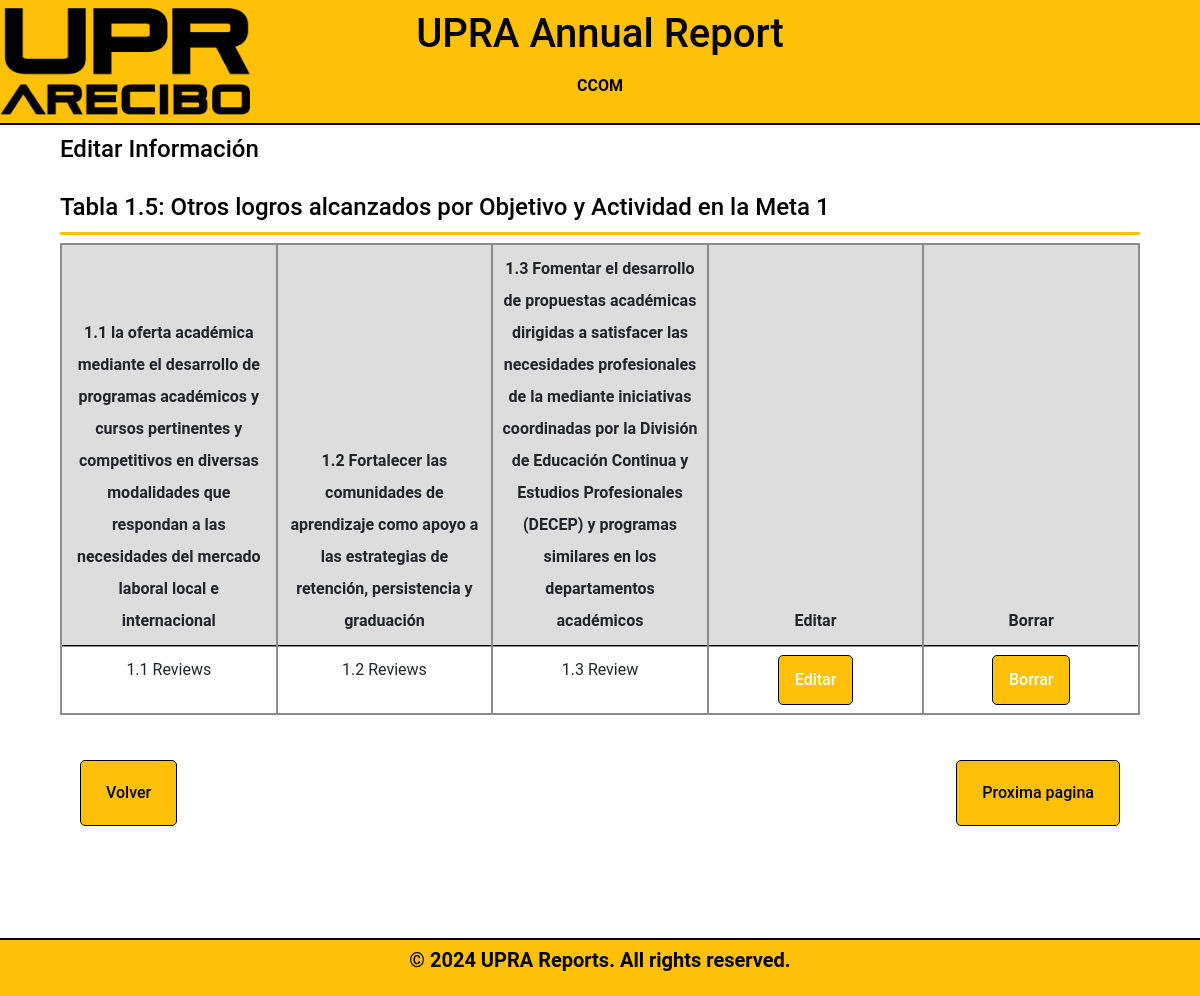
The app's page /meta-1/tabla1.5_display.php (signed in), older data.
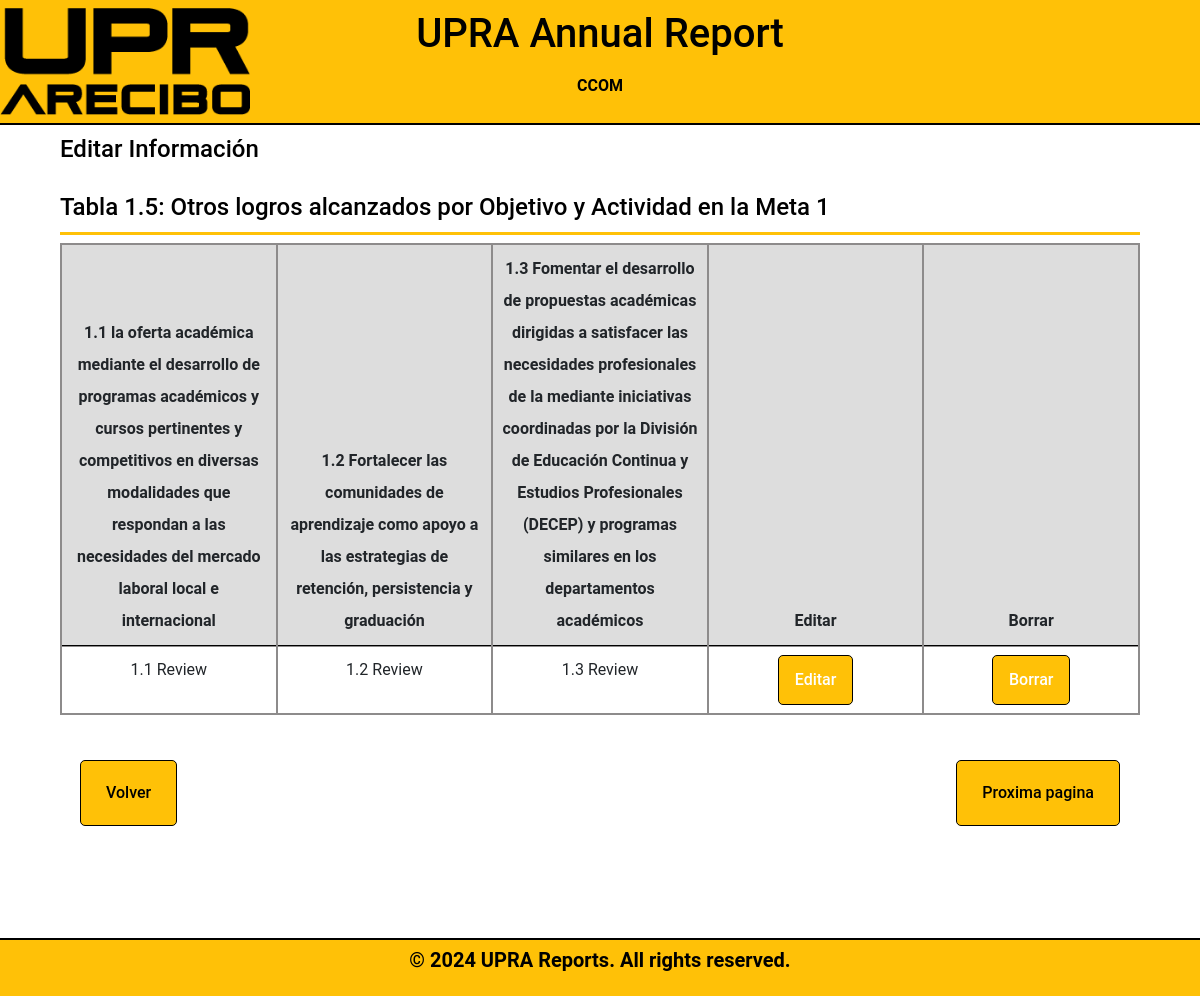
The same page, newer data.
### tables this page shows
CREATE TABLE `table15` (
  `table15ID` int(11) NOT NULL,
  `DepartmentID` int(11) DEFAULT NULL,
  `year` int(4) DEFAULT NULL,
  `field1` varchar(100) DEFAULT NULL,
  `field2` varchar(100) DEFAULT NULL,
  `field3` varchar(100) DEFAULT NULL,
  `field4` varchar(100) DEFAULT NULL,
  `field5` varchar(100) DEFAULT NULL,
  `field6` varchar(100) DEFAULT NULL
);

### meta-1/tabla1.5_display.php (the view, shortened to what this page needs)
<?php
    include_once "db_info.php";
if (isset($_SESSION['DepartmentID'])) {
    $departmentID = $_SESSION['DepartmentID'];
    $sql = "SELECT DepartmentName FROM departamento WHERE DepartmentID = ?";
    $stmt = $conn->prepare($sql);
    $stmt->bind_param("i", $departmentID);
    $stmt->execute();
    $result = $stmt->get_result();
    $department = $result->fetch_assoc();
}
$year = date("Y");
?>
<!DOCTYPE html>
<html lang="en">
<head>
    <link rel="stylesheet" href="../fonts/icomoon/style.css">
    <link rel="stylesheet" href="../css/owl.carousel.min.css">
    <link rel="stylesheet" href="../css/bootstrap.min.css">
    <link rel="stylesheet" href="../css/style.css">
    <link rel="stylesheet" href="../css/style-sidemenu.css">
</head>
<body>
        <header>
            <h1 class="uprareports">UPRA Annual Report</h1>
            <h2 class="bienvenidosusuario"><?php echo $department['DepartmentName'] ?></h2>
        </header>
<div class="formbold-main-wrapper-edit">
    <div class="formbold-form-wrapper-edit">
    <h4 class="header1">Editar Informaci&oacute;n<br>  <br>Tabla 1.5: Otros logros alcanzados por Objetivo y Actividad en la Meta 1</h4>
        <table class="table">
            <thead>
              <tr>
                <th scope="col">1.1 la oferta académica mediante el desarrollo de programas académicos y cursos
                    pertinentes y competitivos en diversas modalidades que respondan a las necesidades del mercado laboral local e internacional</th>
                <th scope="col">1.2 Fortalecer las comunidades de aprendizaje como apoyo a las
                    estrategias de retención, persistencia y graduación</th>
                <th scope="col">1.3 Fomentar el desarrollo de propuestas académicas dirigidas a satisfacer las necesidades profesionales de la  mediante iniciativas coordinadas por la División de Educación Continua y Estudios Profesionales
                    (DECEP) y programas similares en los departamentos académicos</th>
                <th scope="col">Editar</th>
                <th scope="col">Borrar</th>
              </tr>
            </thead>
            <tbody>
              <tr>
                <?php
                $sql = "SELECT * FROM table15 WHERE DepartmentID = ? AND year = ?";
                $stmt = $conn->prepare($sql);
                $stmt->bind_param("si", $departmentID, $year);
                $stmt->execute();
                $result =$stmt->get_result();
                while ($row = $result->fetch_assoc()) {
                    echo "<tr>";
                    echo "<td class='breve-description'>" . $row['field1'] . "</td>";
                    echo "<td class='breve-description'>" . $row['field2'] . "</td>";
                    echo "<td class='breve-description'>" . $row['field3'] . "</td>";
                    echo "<td><a href='javascript:void(0);' class='edit-btn'>Editar</a></td>";
                    echo "<td><a class='delete-btn'  href='../meta-1/tabla1.5_delete.php?id=" . $row['table15ID'] . "'>Borrar</a></td>";
                    echo "</tr>";
                }
            ?>
              </tr>
            </tbody>
        </table>
        <div class="formbold-main-wrapperDept">
    <a class="underline-button" href="../meta-1/tabla1.5.php">Volver</a>
    <a class="underline-button" href = "tabla1.5_display_2.php">Proxima pagina</a>
</div>
    </div>
</div>
    <div class="footer-box">
        <p>&copy; 2024 UPRA Reports. All rights reserved.</p>
    </div>
</body>
</html>

Row changes from the older to the newer data that the page shows:
removed table15: field1 "1.1 Reviews", field2 "1.2 Reviews", field3 "1.3 Review"
added table15: field1 "1.1 Review", field2 "1.2 Review", field3 "1.3 Review"
